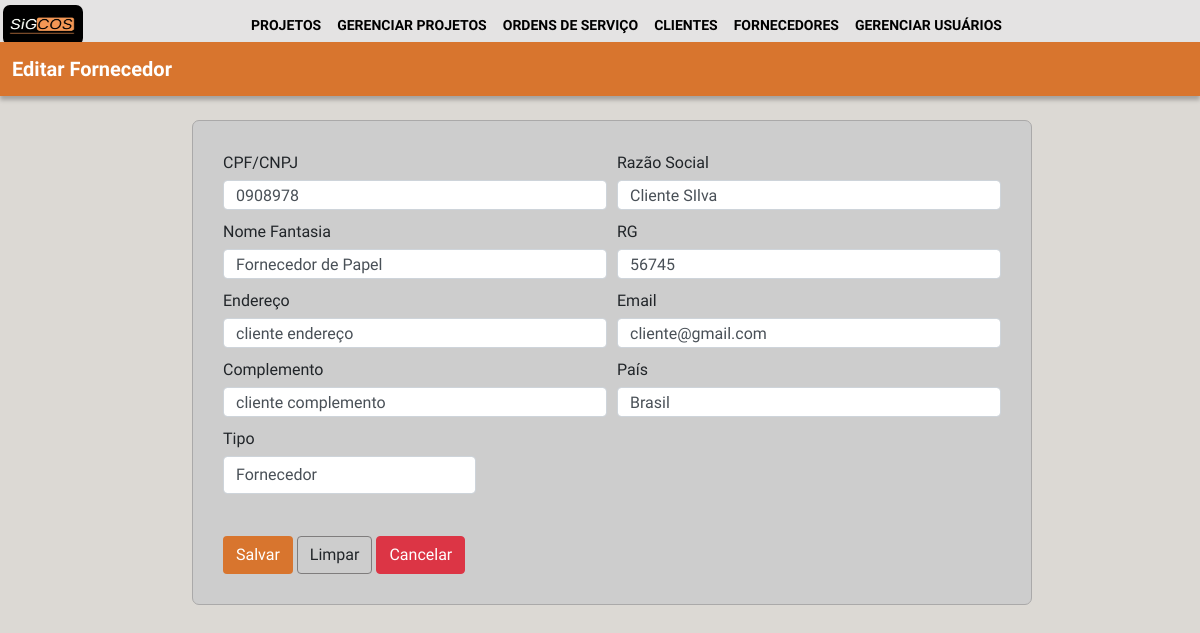
The app's page /fornecedor/2 (signed in) with its own data.
### login/models.py (models this page shows, shortened)
class fornecedores_clientes (models.Model):
    cpf_cnpj=models.CharField(max_length=255)
    razão_social=models.CharField(max_length=255)
    nome_fantasia=models.CharField(max_length=255)
    rg=models.CharField(max_length=255)
    endereço=models.CharField(max_length=255)
    email=models.CharField(max_length=255)
    complemento=models.CharField(max_length=255)
    tipo=models.CharField(max_length=255)
    pais=models.CharField(max_length=255)
    criado_em = models.DateTimeField(auto_now_add=True)
    atualizado_em = models.DateTimeField(auto_now=True)

### login/views.py (the view)
# urls.py: path('fornecedor/<int:id>', view_fornecedor, name = 'view_fornecedor'),
@group_required("setor_financeiro", "diretor")
def view_fornecedor(request, id):
    fornecedor = get_object_or_404(fornecedores_clientes, pk=id)
    form_fornecedor = Fornecedores_Clientes_Form(instance = fornecedor)
    def is_financeiro(user):
        return user.groups.filter(name='setor_financeiro').exists()
    if (request.method == "POST"):
        form_fornecedor = Fornecedores_Clientes_Form(request.POST, instance = fornecedor)
        if form_fornecedor.is_valid() and is_financeiro(request.user):
            form_fornecedor.save()
            return redirect('lista_fornecedores')
        else:
            return redirect(autentic_necessaria)
    else:
        return render(request, 'financeiro/fornecedor.html', {'form_fornecedor':form_fornecedor, 'fornecedor' : fornecedor})

### login/autentic.py (called while the page is built)
def group_required(*group_names):
    def in_groups(u):
        if u.is_authenticated:
            if bool(u.groups.filter(name__in=group_names)) | u.is_superuser:
                return True
        return False
    return user_passes_test(in_groups, login_url='autentic_necessaria')

### login/templates/financeiro/fornecedor.html (shortened to what this page needs)
{% extends 'base.html' %}
{% load static %}
{% block content %}
<link rel="stylesheet" href="https://cdn.jsdelivr.net/npm/bootstrap@4.0.0/dist/css/bootstrap.min.css">
<link rel="stylesheet" href="{% static 'css/crud_cf.css' %}">
<body>
    <div class="retangulo fixed-top" style="margin-top: 3.5%;">
        <div id="ret1">Editar Fornecedor </div>
    </div>
    <div class="conteiner"  style="margin-top: 10%;">
        <form action="" method="POST">
            <div class="form-row">
                <div class="col-md-6">
                    <label for="cnpj" class="form-label">CPF/CNPJ</label>
                    {{form_fornecedor.cpf_cnpj}}
                </div>
                <div class="col-md-6">
                    <label for="razaoSocial" class="form-label">Razão Social</label>
                    {{form_fornecedor.razão_social}}
                </div>
                <div class="col-md-6">
                    <label for="nomeFant" class="form-label">Nome Fantasia</label>
                    {{form_fornecedor.nome_fantasia}}
                </div>
                <div class="col-md-6">
                    <label for="rg" class="form-label">RG</label>
                    {{form_fornecedor.rg}}
                </div>
                <div class="col-md-6">
                    <label for="endereco" class="form-label">Endereço</label>
                    {{form_fornecedor.endereço}}
                </div>
                <div class="col-md-6">
                    <label for="email" class="form-label">Email</label>
                    {{form_fornecedor.email}}
                </div>
                <div class="col-md-6">
                    <label for="complemento" class="form-label">Complemento</label>
                    {{form_fornecedor.complemento}}
                </div>
                <div class="col-md-6">
                    <label for="pais" class="form-label">País</label>
                    {{form_fornecedor.pais}}
                </div>
                <div class="col-md-4">
                    <label for="tipo" class="form-label">Tipo</label>
                    {{form_fornecedor.tipo}}
                </div>
                <div class="col-md-12">
                    <div class="buttons">
                        <button type = "submit" id="btnAdc" class="btn btn-laranja">Salvar</button>
                        <button id="btnLimp" class="btn btn-cinza">Limpar</button>
                        <button id="btnCanc" class="btn btn-danger">Cancelar</button>
                    </div>
                </div>
            </div>
        </form>
    </div>
</body>
{% endblock%}

### login/static/css/navbar.css (style rules this page uses)
body { background-color: #aaa9a9; font-family: 'Inder', sans-serif; }

### login/static/css/crud_cf.css (style rules this page uses)
* { margin: 0; box-sizing: border-box; font-family: 'Inder', sans-serif; }
body { background-color: #dcd9d4; }
.retangulo { display: grid; grid-template-columns: 1fr 1fr 1fr 1fr; grid-template-areas: "ret1 ret1 ret1 ret1"; width: 100vw; color: white; box-shadow: 0px 4px 4px rgba(0, 0, 0, 0.25); }
#ret1 { font-size: 20px; font-weight: bold; text-align: left; background-color: #D8752E; grid-area: ret1; padding: 1%; }
.conteiner { margin-top: 2rem; }
form { background: #CDCDCD; border: 1px solid #aaa9a9; border-radius: 7px; padding: 30px; width: 70%; margin-left: 16%; }
.buttons { text-align: left; margin-top: 2rem; }
.btn-laranja { background-color: #D8752E; color: white; }
.btn-cinza { background-color: #CDCDCD; border: 1px solid #7f7d7d; }
.form-label { margin-bottom: 5px; }
.form-control { margin-bottom: 10px; height: 30px; }

### records on screen
fornecedores_clientes: cpf_cnpj "0908978", razão_social "Cliente SIlva", nome_fantasia "Fornecedor de Papel", rg "56745", endereço "cliente endereço", email "cliente@gmail.com", complemento "cliente complemento", pais "Brasil", tipo "Fornecedor"
